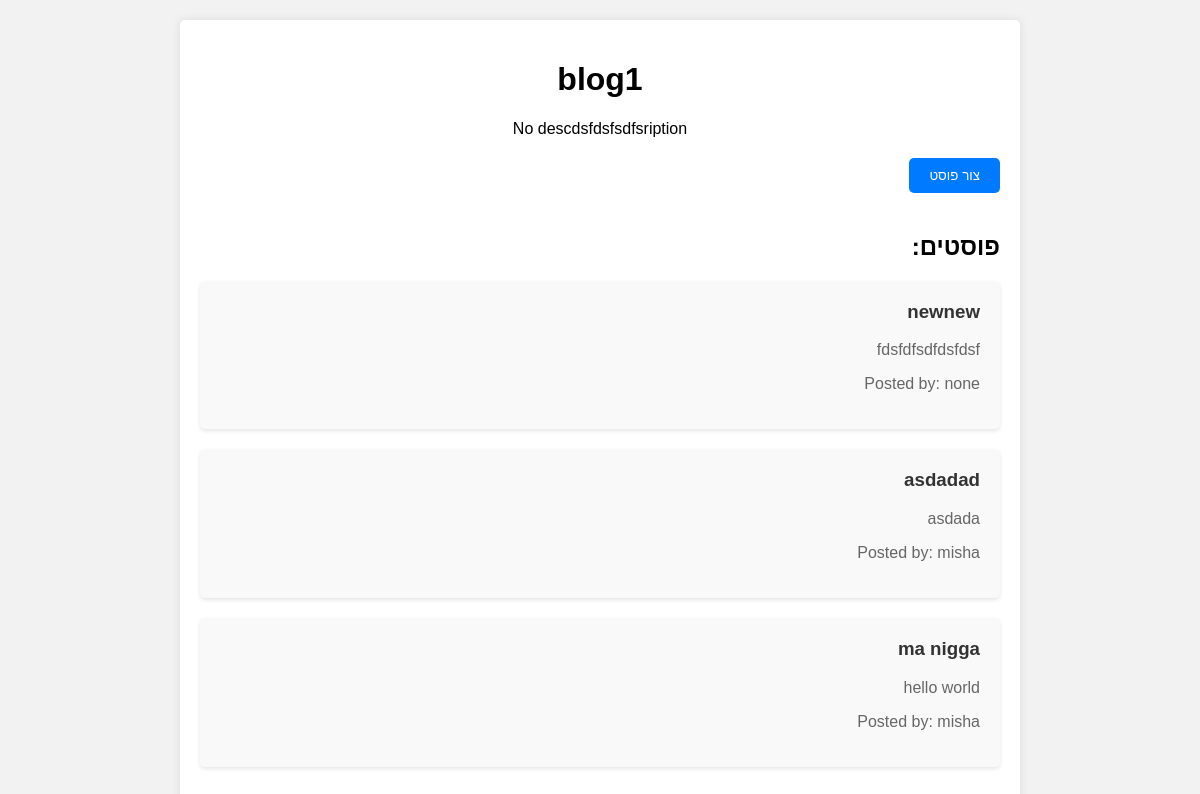
The page /blog/1/ on the database as committed earlier.
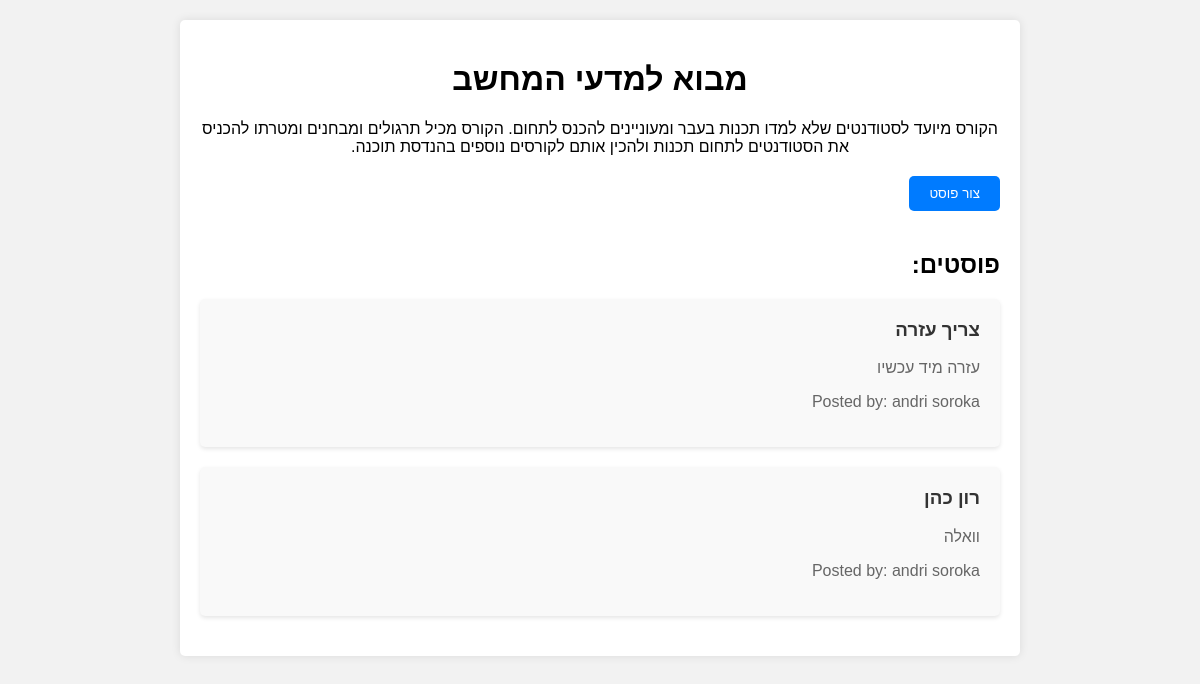
The same page on the database as committed later.
### S4S/models.py (models this page shows, shortened)
class Blog(models.Model):
    title = models.CharField(max_length=100)
    description = models.TextField(default='No description')

class Post2(models.Model):
    title = models.CharField(max_length=100)
    user_name = models.CharField(default="none", max_length=100)
    content = models.TextField()
    date_posted = models.DateTimeField(default=timezone.now)
    blog = models.ForeignKey('Blog', on_delete=models.CASCADE, null=True)
    candidate = models.ForeignKey('Candidate', on_delete=models.CASCADE, null=True, blank=True)
    student = models.ForeignKey('Student', on_delete=models.CASCADE, null=True, blank=True)
    graduate = models.ForeignKey('Graduate', on_delete=models.CASCADE, null=True, blank=True)

### S4S/blogim.py (the view, shortened to what this page needs)
# urls.py: path('blog/<int:blog_id>/', blogim.blog_detail, name='blog_detail'),
def blog_detail(request, blog_id):
    blog = Blog.objects.get(pk=blog_id)
    posts2 = Post2.objects.filter(blog=blog)
    current_user = None
    return render(request, 'blog.detail.html', {'blog': blog, 'posts2': posts2, 'current_user': current_user})

### templates/blog.detail.html (shortened to what this page needs)
<!DOCTYPE html>
<html lang="en">
<head>
</head>
<body>
    <div class="container">
        <div class="header">
            <h1>{{ blog.title }}</h1>
            <p>{{ blog.description }}</p>
        </div>
        <button class="create-post-button" onclick="toggleCreatePostForm()">צור פוסט</button>
        <div class="posts">
            <h2>פוסטים:</h2>
            {% for post2 in posts2 %}
                <div class="post">
                    <h3>{{ post2.title }}</h3>
                    <p>{{ post2.content }}</p>
                    <p>Posted by: {{ post2.user_name }}</p>
                </div>
            {% endfor %}
        </div>
    </div>
</body>
</html>

Rows that differ between the two databases and show on the page:
removed Post2: title "newnew", content "fdsfdfsdfdsfdsf", user_name "none"
removed Post2: title "asdadad", content "asdada", user_name "misha"
removed Post2: title "ma nigga", content "hello world", user_name "misha"
changed Blog: title "blog1" → "מבוא למדעי המחשב"; description "No descdsfdsfsdfsription" → "הקורס מיועד לסטודנטים שלא למדו תכנות בעבר ומעוניינים להכנס לתחום. הקורס מכיל תרגולים ומבחנים ומטרתו להכניס את הסטודנטים לתחום תכנות ולהכין אותם לקורסים נוספים בהנדסת תוכנה."
added Post2: title "צריך עזרה", content "עזרה מיד עכשיו", user_name "andri soroka"
added Post2: title "רון כהן", content "וואלה", user_name "andri soroka"
